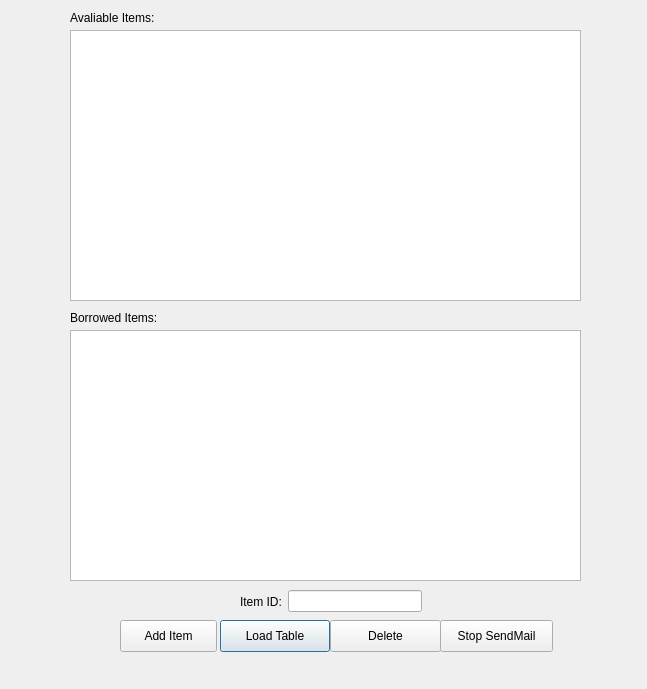
<?xml version="1.0" encoding="UTF-8"?>
<ui version="4.0">
 <class>AdminView</class>
 <widget class="QDialog" name="AdminView">
  <property name="geometry">
   <rect>
    <x>0</x>
    <y>0</y>
    <width>647</width>
    <height>689</height>
   </rect>
  </property>
  <property name="windowTitle">
   <string>Dialog</string>
  </property>
  <widget class="QTableView" name="ItemTable">
   <property name="geometry">
    <rect>
     <x>70</x>
     <y>30</y>
     <width>511</width>
     <height>271</height>
    </rect>
   </property>
  </widget>
  <widget class="QWidget" name="layoutWidget">
   <property name="geometry">
    <rect>
     <x>240</x>
     <y>590</y>
     <width>182</width>
     <height>23</height>
    </rect>
   </property>
   <layout class="QHBoxLayout" name="horizontalLayout">
    <item>
     <widget class="QLabel" name="label">
      <property name="text">
       <string>Item ID:</string>
      </property>
     </widget>
    </item>
    <item>
     <widget class="QLineEdit" name="lineEdit_DeleteId"/>
    </item>
   </layout>
  </widget>
  <widget class="QTableView" name="BorrowedItem">
   <property name="geometry">
    <rect>
     <x>70</x>
     <y>330</y>
     <width>511</width>
     <height>251</height>
    </rect>
   </property>
  </widget>
  <widget class="QLabel" name="label_Error">
   <property name="geometry">
    <rect>
     <x>110</x>
     <y>660</y>
     <width>431</width>
     <height>16</height>
    </rect>
   </property>
   <property name="text">
    <string/>
   </property>
  </widget>
  <widget class="QLabel" name="label_img">
   <property name="geometry">
    <rect>
     <x>380</x>
     <y>70</y>
     <width>181</width>
     <height>191</height>
    </rect>
   </property>
   <property name="text">
    <string/>
   </property>
  </widget>
  <widget class="QLabel" name="label_2">
   <property name="geometry">
    <rect>
     <x>70</x>
     <y>10</y>
     <width>191</width>
     <height>16</height>
    </rect>
   </property>
   <property name="text">
    <string>Avaliable Items:</string>
   </property>
  </widget>
  <widget class="QLabel" name="label_3">
   <property name="geometry">
    <rect>
     <x>70</x>
     <y>310</y>
     <width>131</width>
     <height>16</height>
    </rect>
   </property>
   <property name="text">
    <string>Borrowed Items:</string>
   </property>
  </widget>
  <widget class="QPushButton" name="pushButton_LoadTable">
   <property name="geometry">
    <rect>
     <x>220</x>
     <y>620</y>
     <width>110</width>
     <height>32</height>
    </rect>
   </property>
   <property name="text">
    <string>Load Table</string>
   </property>
  </widget>
  <widget class="QPushButton" name="pushButton_AddItem">
   <property name="geometry">
    <rect>
     <x>120</x>
     <y>620</y>
     <width>97</width>
     <height>32</height>
    </rect>
   </property>
   <property name="text">
    <string>Add Item</string>
   </property>
  </widget>
  <widget class="QPushButton" name="pushButton_Delete">
   <property name="geometry">
    <rect>
     <x>330</x>
     <y>620</y>
     <width>111</width>
     <height>32</height>
    </rect>
   </property>
   <property name="text">
    <string>Delete</string>
   </property>
  </widget>
  <widget class="QPushButton" name="pushButton_Sendmail">
   <property name="geometry">
    <rect>
     <x>440</x>
     <y>620</y>
     <width>113</width>
     <height>32</height>
    </rect>
   </property>
   <property name="text">
    <string>Stop SendMail</string>
   </property>
  </widget>
 </widget>
 <resources/>
 <connections/>
</ui>
